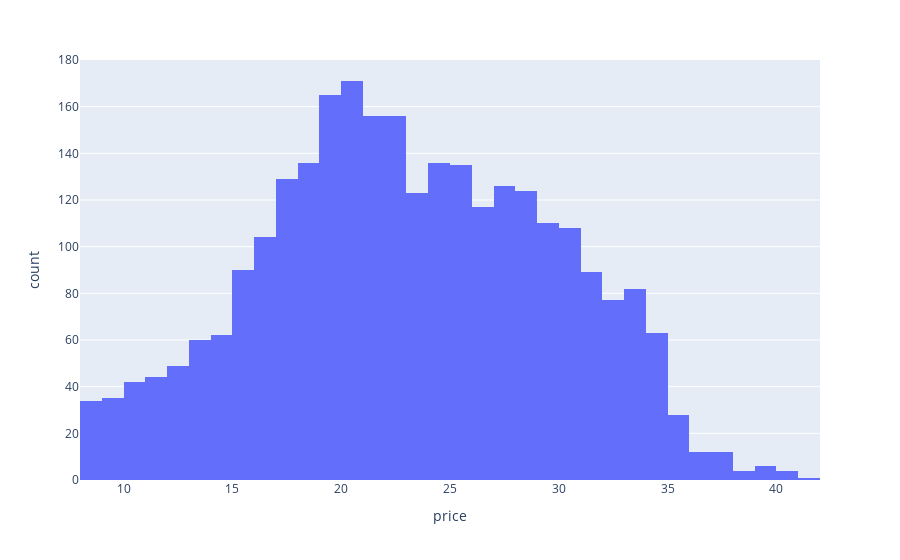

Notebook cell for this chart:
### Markdown cell above
#### Distribution of price

### Code cell
fig = px.histogram(orderables, x="price")
fig.show()

### Figure 1 — Plotly figure (JSON) as saved in the notebook; plotly's stock layout.template omitted (floating-point values rounded to 4 significant figures; data arrays with more than 128 entries replaced by an {"elided": "..."} marker saying what was removed)
{"data": [{"alignmentgroup": "True", "bingroup": "x", "hovertemplate": "price=%{x}<br>count=%{y}<extra></extra>", "legendgroup": "", "marker": {"color": "#636efa", "pattern": {"shape": ""}}, "name": "", "offsetgroup": "", "orientation": "v", "showlegend": false, "type": "histogram", "x": {"elided": "2790 float values"}, "xaxis": "x", "yaxis": "y"}], "layout": {"barmode": "relative", "legend": {"tracegroupgap": 0}, "margin": {"t": 60}, "xaxis": {"anchor": "y", "domain": [0, 1], "title": {"text": "price"}}, "yaxis": {"anchor": "x", "domain": [0, 1], "title": {"text": "count"}}}}
